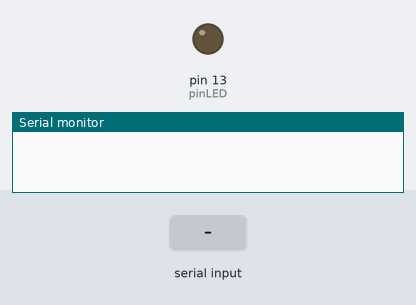
Simulated run of this sketch. Board: Arduino Uno, built with avr-gcc and run on an emulated ATmega328P. Parts: output pins drawn as LEDs (lit = HIGH), the last lines printed to the serial monitor. The inputs (shaded band) are chosen by the test bench.

Above: at 1.2 s.
1.3 s: "30,150\n" received over the second serial link
2.8 s: "1\n" received over the second serial link
At 3.7 s:
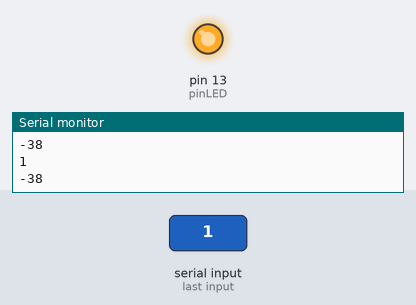
4.3 s: "90,45\n" received over the second serial link
At 4.8 s:
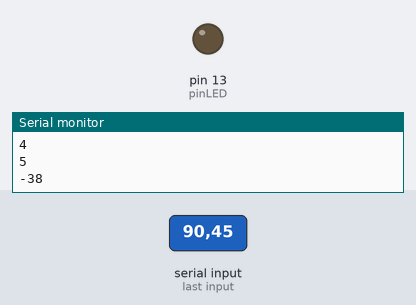
Timing chart, 0 to 7.3 s (numbered marks = the images above; inputs shaded):
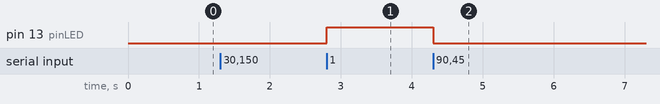

The sketch:

sketch_oct27c.ino
```cpp
#include <SoftwareSerial.h>
SoftwareSerial btSerial(9, 8); // TX, RX
const byte pinLED = 13;

void setup() {
  btSerial.begin(9600);
  Serial.begin(9600);
  pinMode(pinLED, OUTPUT);
}
void loop() {
int btValue;
if (btSerial.available()) {
    btValue = btSerial.read() - '0'; // ASCII code : ‘1’=49, ‘0’=48
    Serial.println(btValue);
    if (btValue == 0)
      digitalWrite(pinLED, LOW);
    else if (btValue == 1)
      digitalWrite(pinLED, HIGH);
  }
}
```

Measured:
- after the input at 2.8 s, pin 13 (pinLED): LOW → HIGH at once
- after the input at 4.3 s, pin 13 (pinLED): HIGH → LOW at once
